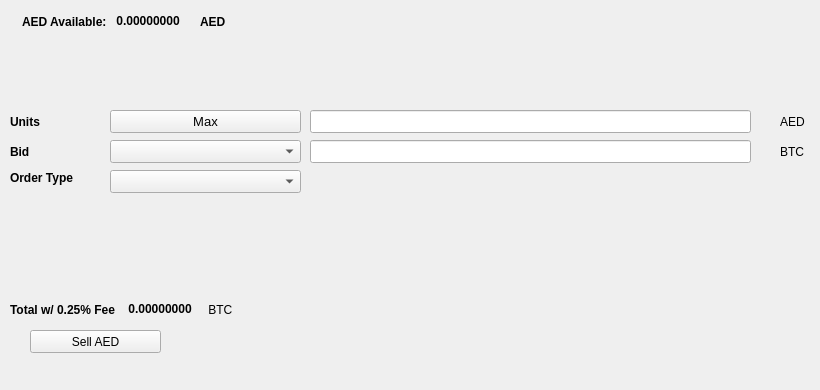
   <widget class="QWidget" name="SellTab">
    <attribute name="title">
     <string>Sell</string>
    </attribute>
    <widget class="QLabel" name="label_16">
     <property name="geometry">
      <rect>
       <x>780</x>
       <y>140</y>
       <width>31</width>
       <height>23</height>
      </rect>
     </property>
     <property name="text">
      <string>BTC</string>
     </property>
    </widget>
    <widget class="QComboBox" name="SellBidcomboBox">
     <property name="geometry">
      <rect>
       <x>110</x>
       <y>140</y>
       <width>191</width>
       <height>23</height>
      </rect>
     </property>
     <property name="font">
      <font>
       <pointsize>10</pointsize>
      </font>
     </property>
    </widget>
    <widget class="QLabel" name="label_18">
     <property name="geometry">
      <rect>
       <x>10</x>
       <y>110</y>
       <width>46</width>
       <height>23</height>
      </rect>
     </property>
     <property name="font">
      <font>
       <weight>75</weight>
       <bold>true</bold>
      </font>
     </property>
     <property name="text">
      <string>Units</string>
     </property>
    </widget>
    <widget class="QPushButton" name="Sell_Max_Amount">
     <property name="geometry">
      <rect>
       <x>110</x>
       <y>110</y>
       <width>191</width>
       <height>23</height>
      </rect>
     </property>
     <property name="font">
      <font>
       <pointsize>10</pointsize>
      </font>
     </property>
     <property name="text">
      <string>Max</string>
     </property>
    </widget>
    <widget class="QLabel" name="label_20">
     <property name="geometry">
      <rect>
       <x>10</x>
       <y>170</y>
       <width>91</width>
       <height>16</height>
      </rect>
     </property>
     <property name="font">
      <font>
       <weight>75</weight>
       <bold>true</bold>
      </font>
     </property>
     <property name="text">
      <string>Order Type</string>
     </property>
    </widget>
    <widget class="QComboBox" name="SellOrdertypeCombo">
     <property name="geometry">
      <rect>
       <x>110</x>
       <y>170</y>
       <width>191</width>
       <height>23</height>
      </rect>
     </property>
     <property name="font">
      <font>
       <pointsize>10</pointsize>
      </font>
     </property>
    </widget>
    <widget class="QLabel" name="label_21">
     <property name="geometry">
      <rect>
       <x>10</x>
       <y>140</y>
       <width>46</width>
       <height>23</height>
      </rect>
     </property>
     <property name="font">
      <font>
       <weight>75</weight>
       <bold>true</bold>
      </font>
     </property>
     <property name="text">
      <string>Bid</string>
     </property>
    </widget>
    <widget class="QLabel" name="label_22">
     <property name="geometry">
      <rect>
       <x>780</x>
       <y>110</y>
       <width>31</width>
       <height>23</height>
      </rect>
     </property>
     <property name="text">
      <string>AED</string>
     </property>
    </widget>
    <widget class="QLineEdit" name="UnitsInputAED">
     <property name="geometry">
      <rect>
       <x>310</x>
       <y>110</y>
       <width>441</width>
       <height>23</height>
      </rect>
     </property>
     <property name="font">
      <font>
       <pointsize>9</pointsize>
       <weight>75</weight>
       <bold>true</bold>
      </font>
     </property>
    </widget>
    <widget class="QLineEdit" name="SellBidPriceEdit">
     <property name="geometry">
      <rect>
       <x>310</x>
       <y>140</y>
       <width>441</width>
       <height>23</height>
      </rect>
     </property>
     <property name="font">
      <font>
       <pointsize>9</pointsize>
       <weight>75</weight>
       <bold>true</bold>
      </font>
     </property>
    </widget>
    <widget class="QPushButton" name="SellAEDBTN">
     <property name="geometry">
      <rect>
       <x>30</x>
       <y>330</y>
       <width>131</width>
       <height>23</height>
      </rect>
     </property>
     <property name="text">
      <string>Sell AED</string>
     </property>
     <property name="icon">
      <iconset resource="../dirhamcoin">
       <normaloff>:/icons/bitcoin</normaloff>:/icons/bitcoin</iconset>
     </property>
    </widget>
    <widget class="QWidget" name="layoutWidget3">
     <property name="geometry">
      <rect>
       <x>22</x>
       <y>12</y>
       <width>258</width>
       <height>19</height>
      </rect>
     </property>
     <layout class="QHBoxLayout" name="horizontalLayout">
      <item>
       <widget class="QLabel" name="label232_2">
        <property name="font">
         <font>
          <weight>75</weight>
          <bold>true</bold>
         </font>
        </property>
        <property name="text">
         <string>AED Available:</string>
        </property>
       </widget>
      </item>
      <item>
       <widget class="QLabel" name="AEDAvailableLabel">
        <property name="palette">
         <palette>
          <active>
           <colorrole role="WindowText">
            <brush brushstyle="SolidPattern">
             <color alpha="255">
              <red>0</red>
              <green>0</green>
              <blue>0</blue>
             </color>
            </brush>
           </colorrole>
           <colorrole role="Button">
            <brush brushstyle="SolidPattern">
             <color alpha="255">
              <red>0</red>
              <green>170</green>
              <blue>0</blue>
             </color>
            </brush>
           </colorrole>
           <colorrole role="Light">
            <brush brushstyle="SolidPattern">
             <color alpha="255">
              <red>0</red>
              <green>255</green>
              <blue>0</blue>
             </color>
            </brush>
           </colorrole>
           <colorrole role="Midlight">
            <brush brushstyle="SolidPattern">
             <color alpha="255">
              <red>0</red>
              <green>212</green>
              <blue>0</blue>
             </color>
            </brush>
           </colorrole>
           <colorrole role="Dark">
            <brush brushstyle="SolidPattern">
             <color alpha="255">
              <red>0</red>
              <green>85</green>
              <blue>0</blue>
             </color>
            </brush>
           </colorrole>
           <colorrole role="Mid">
            <brush brushstyle="SolidPattern">
             <color alpha="255">
              <red>0</red>
              <green>113</green>
              <blue>0</blue>
             </color>
            </brush>
           </colorrole>
           <colorrole role="Text">
            <brush brushstyle="SolidPattern">
             <color alpha="255">
              <red>0</red>
              <green>170</green>
              <blue>0</blue>
             </color>
            </brush>
           </colorrole>
           <colorrole role="BrightText">
            <brush brushstyle="SolidPattern">
             <color alpha="255">
              <red>255</red>
              <green>255</green>
              <blue>255</blue>
             </color>
            </brush>
           </colorrole>
           <colorrole role="ButtonText">
            <brush brushstyle="SolidPattern">
             <color alpha="255">
              <red>0</red>
              <green>0</green>
              <blue>0</blue>
             </color>
            </brush>
           </colorrole>
           <colorrole role="Base">
            <brush brushstyle="SolidPattern">
             <color alpha="255">
              <red>255</red>
              <green>255</green>
              <blue>255</blue>
             </color>
            </brush>
           </colorrole>
           <colorrole role="Window">
            <brush brushstyle="SolidPattern">
             <color alpha="255">
              <red>0</red>
              <green>170</green>
              <blue>0</blue>
             </color>
            </brush>
           </colorrole>
           <colorrole role="Shadow">
            <brush brushstyle="SolidPattern">
             <color alpha="255">
              <red>0</red>
              <green>0</green>
              <blue>0</blue>
             </color>
            </brush>
           </colorrole>
           <colorrole role="AlternateBase">
            <brush brushstyle="SolidPattern">
             <color alpha="255">
              <red>127</red>
              <green>212</green>
              <blue>127</blue>
             </color>
            </brush>
           </colorrole>
           <colorrole role="ToolTipBase">
            <brush brushstyle="SolidPattern">
             <color alpha="255">
              <red>255</red>
              <green>255</green>
              <blue>220</blue>
             </color>
            </brush>
           </colorrole>
           <colorrole role="ToolTipText">
            <brush brushstyle="SolidPattern">
             <color alpha="255">
              <red>0</red>
              <green>0</green>
              <blue>0</blue>
             </color>
            </brush>
           </colorrole>
          </active>
          <inactive>
           <colorrole role="WindowText">
            <brush brushstyle="SolidPattern">
             <color alpha="255">
              <red>0</red>
              <green>0</green>
              <blue>0</blue>
             </color>
            </brush>
           </colorrole>
           <colorrole role="Button">
            <brush brushstyle="SolidPattern">
             <color alpha="255">
              <red>0</red>
              <green>170</green>
              <blue>0</blue>
             </color>
            </brush>
           </colorrole>
           <colorrole role="Light">
            <brush brushstyle="SolidPattern">
             <color alpha="255">
              <red>0</red>
              <green>255</green>
              <blue>0</blue>
             </color>
            </brush>
           </colorrole>
           <colorrole role="Midlight">
            <brush brushstyle="SolidPattern">
             <color alpha="255">
              <red>0</red>
              <green>212</green>
              <blue>0</blue>
             </color>
            </brush>
           </colorrole>
           <colorrole role="Dark">
            <brush brushstyle="SolidPattern">
             <color alpha="255">
              <red>0</red>
              <green>85</green>
              <blue>0</blue>
             </color>
            </brush>
           </colorrole>
           <colorrole role="Mid">
            <brush brushstyle="SolidPattern">
             <color alpha="255">
              <red>0</red>
              <green>113</green>
              <blue>0</blue>
             </color>
            </brush>
           </colorrole>
           <colorrole role="Text">
            <brush brushstyle="SolidPattern">
             <color alpha="255">
              <red>0</red>
              <green>170</green>
              <blue>0</blue>
             </color>
            </brush>
           </colorrole>
           <colorrole role="BrightText">
            <brush brushstyle="SolidPattern">
             <color alpha="255">
              <red>255</red>
              <green>255</green>
              <blue>255</blue>
             </color>
            </brush>
           </colorrole>
           <colorrole role="ButtonText">
            <brush brushstyle="SolidPattern">
             <color alpha="255">
              <red>0</red>
              <green>0</green>
              <blue>0</blue>
             </color>
            </brush>
           </colorrole>
           <colorrole role="Base">
            <brush brushstyle="SolidPattern">
             <color alpha="255">
              <red>255</red>
              <green>255</green>
              <blue>255</blue>
             </color>
            </brush>
           </colorrole>
           <colorrole role="Window">
            <brush brushstyle="SolidPattern">
             <color alpha="255">
              <red>0</red>
              <green>170</green>
              <blue>0</blue>
             </color>
            </brush>
           </colorrole>
           <colorrole role="Shadow">
            <brush brushstyle="SolidPattern">
             <color alpha="255">
              <red>0</red>
              <green>0</green>
              <blue>0</blue>
             </color>
            </brush>
           </colorrole>
           <colorrole role="AlternateBase">
            <brush brushstyle="SolidPattern">
             <color alpha="255">
              <red>127</red>
              <green>212</green>
              <blue>127</blue>
             </color>
            </brush>
           </colorrole>
           <colorrole role="ToolTipBase">
            <brush brushstyle="SolidPattern">
             <color alpha="255">
              <red>255</red>
              <green>255</green>
              <blue>220</blue>
             </color>
            </brush>
           </colorrole>
           <colorrole role="ToolTipText">
            <brush brushstyle="SolidPattern">
             <color alpha="255">
              <red>0</red>
              <green>0</green>
              <blue>0</blue>
             </color>
            </brush>
           </colorrole>
          </inactive>
          <disabled>
           <colorrole role="WindowText">
            <brush brushstyle="SolidPattern">
             <color alpha="255">
              <red>0</red>
              <green>85</green>
              <blue>0</blue>
             </color>
            </brush>
           </colorrole>
           <colorrole role="Button">
            <brush brushstyle="SolidPattern">
             <color alpha="255">
              <red>0</red>
              <green>170</green>
              <blue>0</blue>
             </color>
            </brush>
           </colorrole>
           <colorrole role="Light">
            <brush brushstyle="SolidPattern">
             <color alpha="255">
              <red>0</red>
              <green>255</green>
              <blue>0</blue>
             </color>
            </brush>
           </colorrole>
           <colorrole role="Midlight">
            <brush brushstyle="SolidPattern">
             <color alpha="255">
              <red>0</red>
              <green>212</green>
              <blue>0</blue>
             </color>
            </brush>
           </colorrole>
           <colorrole role="Dark">
            <brush brushstyle="SolidPattern">
             <color alpha="255">
              <red>0</red>
              <green>85</green>
              <blue>0</blue>
             </color>
            </brush>
           </colorrole>
           <colorrole role="Mid">
            <brush brushstyle="SolidPattern">
             <color alpha="255">
              <red>0</red>
              <green>113</green>
              <blue>0</blue>
             </color>
            </brush>
           </colorrole>
           <colorrole role="Text">
            <brush brushstyle="SolidPattern">
             <color alpha="255">
              <red>0</red>
              <green>85</green>
              <blue>0</blue>
             </color>
            </brush>
           </colorrole>
           <colorrole role="BrightText">
            <brush brushstyle="SolidPattern">
             <color alpha="255">
              <red>255</red>
              <green>255</green>
              <blue>255</blue>
             </color>
            </brush>
           </colorrole>
           <colorrole role="ButtonText">
            <brush brushstyle="SolidPattern">
             <color alpha="255">
              <red>0</red>
              <green>85</green>
              <blue>0</blue>
             </color>
            </brush>
           </colorrole>
           <colorrole role="Base">
            <brush brushstyle="SolidPattern">
             <color alpha="255">
              <red>0</red>
              <green>170</green>
              <blue>0</blue>
             </color>
            </brush>
           </colorrole>
           <colorrole role="Window">
            <brush brushstyle="SolidPattern">
             <color alpha="255">
              <red>0</red>
              <green>170</green>
              <blue>0</blue>
             </color>
            </brush>
           </colorrole>
           <colorrole role="Shadow">
            <brush brushstyle="SolidPattern">
             <color alpha="255">
              <red>0</red>
              <green>0</green>
              <blue>0</blue>
             </color>
            </brush>
           </colorrole>
           <colorrole role="AlternateBase">
            <brush brushstyle="SolidPattern">
             <color alpha="255">
              <red>0</red>
              <green>170</green>
              <blue>0</blue>
             </color>
            </brush>
           </colorrole>
           <colorrole role="ToolTipBase">
            <brush brushstyle="SolidPattern">
             <color alpha="255">
              <red>255</red>
              <green>255</green>
              <blue>220</blue>
             </color>
            </brush>
           </colorrole>
           <colorrole role="ToolTipText">
            <brush brushstyle="SolidPattern">
             <color alpha="255">
              <red>0</red>
              <green>0</green>
              <blue>0</blue>
             </color>
            </brush>
           </colorrole>
          </disabled>
         </palette>
        </property>
        <property name="font">
         <font>
          <weight>75</weight>
          <bold>true</bold>
         </font>
        </property>
        <property name="text">
         <string> 0.00000000 </string>
        </property>
        <property name="textInteractionFlags">
         <set>Qt::LinksAccessibleByMouse|Qt::TextSelectableByKeyboard|Qt::TextSelectableByMouse</set>
        </property>
       </widget>
      </item>
      <item>
       <widget class="QLabel" name="labelAED">
        <property name="font">
         <font>
          <weight>75</weight>
          <bold>true</bold>
         </font>
        </property>
        <property name="text">
         <string>AED</string>
        </property>
       </widget>
      </item>
     </layout>
    </widget>
    <widget class="QWidget" name="layoutWidget">
     <property name="geometry">
      <rect>
       <x>10</x>
       <y>300</y>
       <width>268</width>
       <height>19</height>
      </rect>
     </property>
     <layout class="QHBoxLayout" name="horizontalLayout_2">
      <item>
       <widget class="QLabel" name="label_19">
        <property name="font">
         <font>
          <weight>75</weight>
          <bold>true</bold>
         </font>
        </property>
        <property name="text">
         <string>Total w/ 0.25% Fee </string>
        </property>
       </widget>
      </item>
      <item>
       <widget class="QLabel" name="SellCostLabel">
        <property name="palette">
         <palette>
          <active>
           <colorrole role="WindowText">
            <brush brushstyle="SolidPattern">
             <color alpha="255">
              <red>0</red>
              <green>0</green>
              <blue>0</blue>
             </color>
            </brush>
           </colorrole>
           <colorrole role="Button">
            <brush brushstyle="SolidPattern">
             <color alpha="255">
              <red>0</red>
              <green>170</green>
              <blue>0</blue>
             </color>
            </brush>
           </colorrole>
           <colorrole role="Light">
            <brush brushstyle="SolidPattern">
             <color alpha="255">
              <red>0</red>
              <green>255</green>
              <blue>0</blue>
             </color>
            </brush>
           </colorrole>
           <colorrole role="Midlight">
            <brush brushstyle="SolidPattern">
             <color alpha="255">
              <red>0</red>
              <green>212</green>
              <blue>0</blue>
             </color>
            </brush>
           </colorrole>
           <colorrole role="Dark">
            <brush brushstyle="SolidPattern">
             <color alpha="255">
              <red>0</red>
              <green>85</green>
              <blue>0</blue>
             </color>
            </brush>
           </colorrole>
           <colorrole role="Mid">
            <brush brushstyle="SolidPattern">
             <color alpha="255">
              <red>0</red>
              <green>113</green>
              <blue>0</blue>
             </color>
            </brush>
           </colorrole>
           <colorrole role="Text">
            <brush brushstyle="SolidPattern">
             <color alpha="255">
              <red>0</red>
              <green>170</green>
              <blue>0</blue>
             </color>
            </brush>
           </colorrole>
           <colorrole role="BrightText">
            <brush brushstyle="SolidPattern">
             <color alpha="255">
              <red>255</red>
              <green>255</green>
              <blue>255</blue>
             </color>
            </brush>
           </colorrole>
           <colorrole role="ButtonText">
            <brush brushstyle="SolidPattern">
             <color alpha="255">
              <red>0</red>
              <green>0</green>
              <blue>0</blue>
             </color>
            </brush>
           </colorrole>
           <colorrole role="Base">
            <brush brushstyle="SolidPattern">
             <color alpha="255">
              <red>255</red>
              <green>255</green>
              <blue>255</blue>
             </color>
            </brush>
           </colorrole>
           <colorrole role="Window">
            <brush brushstyle="SolidPattern">
             <color alpha="255">
              <red>0</red>
              <green>170</green>
              <blue>0</blue>
             </color>
            </brush>
           </colorrole>
           <colorrole role="Shadow">
            <brush brushstyle="SolidPattern">
             <color alpha="255">
              <red>0</red>
              <green>0</green>
              <blue>0</blue>
             </color>
            </brush>
           </colorrole>
           <colorrole role="AlternateBase">
            <brush brushstyle="SolidPattern">
             <color alpha="255">
              <red>127</red>
              <green>212</green>
              <blue>127</blue>
             </color>
            </brush>
           </colorrole>
           <colorrole role="ToolTipBase">
            <brush brushstyle="SolidPattern">
             <color alpha="255">
              <red>255</red>
              <green>255</green>
              <blue>220</blue>
             </color>
            </brush>
           </colorrole>
           <colorrole role="ToolTipText">
            <brush brushstyle="SolidPattern">
             <color alpha="255">
              <red>0</red>
              <green>0</green>
              <blue>0</blue>
             </color>
            </brush>
           </colorrole>
          </active>
          <inactive>
           <colorrole role="WindowText">
            <brush brushstyle="SolidPattern">
             <color alpha="255">
              <red>0</red>
              <green>0</green>
              <blue>0</blue>
             </color>
            </brush>
           </colorrole>
           <colorrole role="Button">
            <brush brushstyle="SolidPattern">
             <color alpha="255">
              <red>0</red>
              <green>170</green>
              <blue>0</blue>
             </color>
            </brush>
           </colorrole>
           <colorrole role="Light">
            <brush brushstyle="SolidPattern">
             <color alpha="255">
              <red>0</red>
              <green>255</green>
              <blue>0</blue>
             </color>
            </brush>
           </colorrole>
           <colorrole role="Midlight">
            <brush brushstyle="SolidPattern">
             <color alpha="255">
              <red>0</red>
              <green>212</green>
              <blue>0</blue>
             </color>
            </brush>
           </colorrole>
           <colorrole role="Dark">
            <brush brushstyle="SolidPattern">
             <color alpha="255">
              <red>0</red>
              <green>85</green>
              <blue>0</blue>
             </color>
            </brush>
           </colorrole>
           <colorrole role="Mid">
            <brush brushstyle="SolidPattern">
             <color alpha="255">
              <red>0</red>
              <green>113</green>
              <blue>0</blue>
             </color>
            </brush>
           </colorrole>
           <colorrole role="Text">
            <brush brushstyle="SolidPattern">
             <color alpha="255">
              <red>0</red>
              <green>170</green>
              <blue>0</blue>
             </color>
            </brush>
           </colorrole>
           <colorrole role="BrightText">
            <brush brushstyle="SolidPattern">
             <color alpha="255">
              <red>255</red>
              <green>255</green>
              <blue>255</blue>
             </color>
            </brush>
           </colorrole>
           <colorrole role="ButtonText">
            <brush brushstyle="SolidPattern">
             <color alpha="255">
              <red>0</red>
              <green>0</green>
              <blue>0</blue>
             </color>
            </brush>
           </colorrole>
           <colorrole role="Base">
            <brush brushstyle="SolidPattern">
             <color alpha="255">
              <red>255</red>
              <green>255</green>
              <blue>255</blue>
             </color>
            </brush>
           </colorrole>
           <colorrole role="Window">
            <brush brushstyle="SolidPattern">
             <color alpha="255">
              <red>0</red>
              <green>170</green>
              <blue>0</blue>
             </color>
            </brush>
           </colorrole>
           <colorrole role="Shadow">
            <brush brushstyle="SolidPattern">
             <color alpha="255">
              <red>0</red>
              <green>0</green>
              <blue>0</blue>
             </color>
            </brush>
           </colorrole>
           <colorrole role="AlternateBase">
            <brush brushstyle="SolidPattern">
             <color alpha="255">
              <red>127</red>
              <green>212</green>
              <blue>127</blue>
             </color>
            </brush>
           </colorrole>
           <colorrole role="ToolTipBase">
            <brush brushstyle="SolidPattern">
             <color alpha="255">
              <red>255</red>
              <green>255</green>
              <blue>220</blue>
             </color>
            </brush>
           </colorrole>
           <colorrole role="ToolTipText">
            <brush brushstyle="SolidPattern">
             <color alpha="255">
              <red>0</red>
              <green>0</green>
              <blue>0</blue>
             </color>
            </brush>
           </colorrole>
          </inactive>
          <disabled>
           <colorrole role="WindowText">
            <brush brushstyle="SolidPattern">
             <color alpha="255">
              <red>0</red>
              <green>85</green>
              <blue>0</blue>
             </color>
            </brush>
           </colorrole>
           <colorrole role="Button">
            <brush brushstyle="SolidPattern">
             <color alpha="255">
              <red>0</red>
              <green>170</green>
              <blue>0</blue>
             </color>
            </brush>
           </colorrole>
           <colorrole role="Light">
            <brush brushstyle="SolidPattern">
             <color alpha="255">
              <red>0</red>
              <green>255</green>
              <blue>0</blue>
             </color>
            </brush>
           </colorrole>
           <colorrole role="Midlight">
            <brush brushstyle="SolidPattern">
             <color alpha="255">
              <red>0</red>
              <green>212</green>
              <blue>0</blue>
             </color>
            </brush>
           </colorrole>
           <colorrole role="Dark">
            <brush brushstyle="SolidPattern">
             <color alpha="255">
              <red>0</red>
              <green>85</green>
              <blue>0</blue>
             </color>
            </brush>
           </colorrole>
           <colorrole role="Mid">
            <brush brushstyle="SolidPattern">
             <color alpha="255">
              <red>0</red>
              <green>113</green>
              <blue>0</blue>
             </color>
            </brush>
           </colorrole>
           <colorrole role="Text">
            <brush brushstyle="SolidPattern">
             <color alpha="255">
              <red>0</red>
              <green>85</green>
              <blue>0</blue>
             </color>
            </brush>
           </colorrole>
           <colorrole role="BrightText">
            <brush brushstyle="SolidPattern">
             <color alpha="255">
              <red>255</red>
              <green>255</green>
              <blue>255</blue>
             </color>
            </brush>
           </colorrole>
           <colorrole role="ButtonText">
            <brush brushstyle="SolidPattern">
             <color alpha="255">
              <red>0</red>
              <green>85</green>
              <blue>0</blue>
             </color>
            </brush>
           </colorrole>
           <colorrole role="Base">
            <brush brushstyle="SolidPattern">
             <color alpha="255">
              <red>0</red>
              <green>170</green>
              <blue>0</blue>
             </color>
            </brush>
           </colorrole>
           <colorrole role="Window">
            <brush brushstyle="SolidPattern">
             <color alpha="255">
              <red>0</red>
              <green>170</green>
              <blue>0</blue>
             </color>
            </brush>
           </colorrole>
           <colorrole role="Shadow">
            <brush brushstyle="SolidPattern">
             <color alpha="255">
              <red>0</red>
              <green>0</green>
              <blue>0</blue>
             </color>
            </brush>
           </colorrole>
           <colorrole role="AlternateBase">
            <brush brushstyle="SolidPattern">
             <color alpha="255">
              <red>0</red>
              <green>170</green>
              <blue>0</blue>
             </color>
            </brush>
           </colorrole>
           <colorrole role="ToolTipBase">
            <brush brushstyle="SolidPattern">
             <color alpha="255">
              <red>255</red>
              <green>255</green>
              <blue>220</blue>
             </color>
            </brush>
           </colorrole>
           <colorrole role="ToolTipText">
            <brush brushstyle="SolidPattern">
             <color alpha="255">
              <red>0</red>
              <green>0</green>
              <blue>0</blue>
             </color>
            </brush>
           </colorrole>
          </disabled>
         </palette>
        </property>
        <property name="font">
         <font>
          <weight>75</weight>
          <bold>true</bold>
         </font>
        </property>
        <property name="autoFillBackground">
         <bool>false</bool>
        </property>
        <property name="text">
         <string> 0.00000000</string>
        </property>
        <property name="textInteractionFlags">
         <set>Qt::LinksAccessibleByMouse|Qt::TextSelectableByMouse</set>
        </property>
       </widget>
      </item>
      <item>
       <widget class="QLabel" name="label_17">
        <property name="font">
         <font>
          <weight>50</weight>
          <bold>false</bold>
         </font>
        </property>
        <property name="text">
         <string> BTC</string>
        </property>
       </widget>
      </item>
     </layout>
    </widget>
    <widget class="QLabel" name="label_23">
     <property name="geometry">
      <rect>
       <x>460</x>
       <y>300</y>
       <width>281</width>
       <height>81</height>
      </rect>
     </property>
     <property name="text">
      <string/>
     </property>
     <property name="pixmap">
      <pixmap>:/images/bittrex</pixmap>
     </property>
    </widget>
   </widget>
